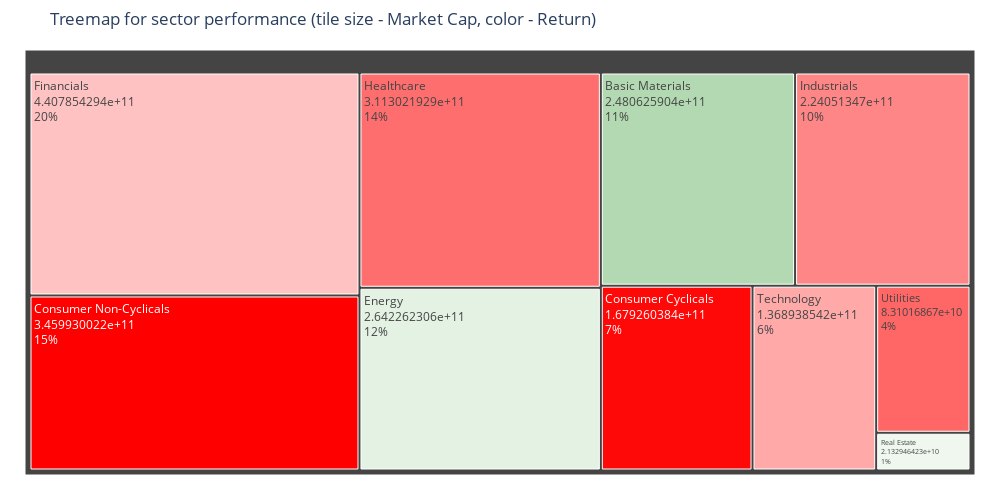

Notebook code for this chart:
### Markdown cell above
#### Plot a treemap with tile size of Market Cap and color of total return

### Code cell
max_abs_return = max(constituent_sectors_grouped['Total Return'].abs())
constituent_sectors_grouped['Color'] = constituent_sectors_grouped['Total Return'] / max_abs_return

colorscale = [
    [0, "red"],   
    [0.5, "white"],
    [1, "green"]
]

fig = go.Figure(go.Treemap(
    labels=constituent_sectors_grouped['TRBC Economic Sector Name'],
    parents=[""]*len(constituent_sectors_grouped),
    values=constituent_sectors_grouped['Company Market Capitalization'],
    textinfo="label+value+percent entry",
    hoverinfo="label+value+percent entry+text",
    hovertext=constituent_sectors_grouped['Total Return'],
    marker=dict(
        colors=constituent_sectors_grouped['Color'],
        colorscale=colorscale,
        cmid=0 
    )
))

fig.update_layout(margin=dict(t=50, l=25, r=25, b=25), 
                  title = 'Treemap for sector performance (tile size - Market Cap, color - Return)',
                  width=1000, height=500)
fig.show()

### Figure 1 — Plotly figure (JSON) as saved in the notebook; plotly's stock layout.template omitted (floating-point values rounded to 4 significant figures)
{"data": [{"hoverinfo": "label+value+percent entry+text", "hovertext": [3.262, -10.57, -10.89, 1.135, -2.617, -6.19, -5.148, 0.6723, -3.654, -6.527], "labels": ["Basic Materials", "Consumer Cyclicals", "Consumer Non-Cyclicals", "Energy", "Financials", "Healthcare", "Industrials", "Real Estate", "Technology", "Utilities"], "marker": {"cmid": 0, "colors": [0.2995, -0.9703, -1, 0.1042, -0.2403, -0.5683, -0.4727, 0.06173, -0.3354, -0.5992], "colorscale": [[0, "red"], [0.5, "white"], [1, "green"]]}, "parents": ["", "", "", "", "", "", "", "", "", ""], "textinfo": "label+value+percent entry", "type": "treemap", "values": [248100000000.0, 167900000000.0, 346000000000.0, 264200000000.0, 440800000000.0, 311300000000.0, 224100000000.0, 21330000000.0, 136900000000.0, 83100000000.0]}], "layout": {"height": 500, "margin": {"b": 25, "l": 25, "r": 25, "t": 50}, "title": {"text": "Treemap for sector performance (tile size - Market Cap, color - Return)"}, "width": 1000}}
